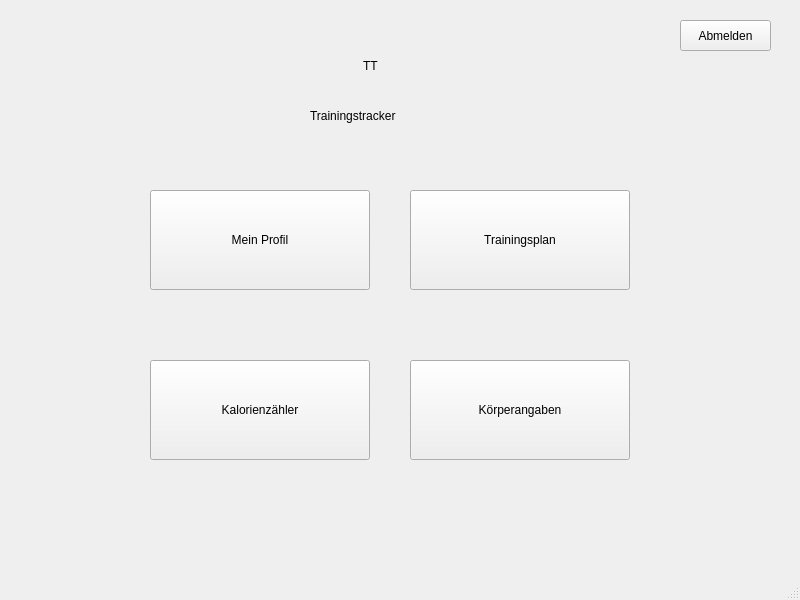
<?xml version="1.0" encoding="UTF-8"?>
<ui version="4.0">
 <class>Menu</class>
 <widget class="QMainWindow" name="Menu">
  <property name="geometry">
   <rect>
    <x>0</x>
    <y>0</y>
    <width>800</width>
    <height>600</height>
   </rect>
  </property>
  <property name="windowTitle">
   <string>MainWindow</string>
  </property>
  <property name="styleSheet">
   <string notr="true">*{
	color: white;
	font-family: &quot;Trebuchet MS&quot;;
	text-align: center;
}

#centralwidget{
	background-image: url(:/background_menu.jpg);
}

#Logo {
	background-color: #761811;
	border-radius: 12px;
	padding: 8px;
	font-weight: bold;
	font-size: 15pt;
}

#Titel{
	font-weight: bold;
	font-size: 15pt;
	background: transparent;
}

#pushButton_MyProfile{
	font-size: 15pt;
	font-weight: bold;
	border-radius: 12px;
	color: white;
	background-color: #761811;
}

#pushButton_Training{
	font-size: 15pt;
	font-weight: bold;
	border-radius: 12px;
	color: white;
	background-color: #761811;
}

#pushButton_Kalorien{
	font-size: 15pt;
	font-weight: bold;
	border-radius: 12px;
	color: white;
	background-color: #761811;
}

#pushButton_Abmelden{
	background-color: rgb(85,85,85);
	border: 2px solid rgb(56, 56, 56);
	border-radius: 5px;
	font-size: 6pt;
	color: rgb(228,228,228);
}

#pushButton_Body{
	font-size: 15pt;
	font-weight: bold;
	border-radius: 12px;
	color: white;
	background-color: #761811;
}

#pushButton_MyProfile:hover{
	background-color: rgb(89,89,89);
	border: 5px solid #761811;
}

#pushButton_Training:hover{
	background-color: rgb(89,89,89);
	border: 5px solid #761811;
}

#pushButton_Kalorien:hover{
	background-color: rgb(89,89,89);
	border: 5px solid #761811;
}

#pushButton_Body:hover{
	background-color: rgb(89,89,89);
	border: 5px solid #761811;
}


	</string>
  </property>
  <widget class="QWidget" name="centralwidget">
   <widget class="QLabel" name="Logo">
    <property name="geometry">
     <rect>
      <x>360</x>
      <y>40</y>
      <width>61</width>
      <height>51</height>
     </rect>
    </property>
    <property name="text">
     <string> TT</string>
    </property>
   </widget>
   <widget class="QLabel" name="Titel">
    <property name="geometry">
     <rect>
      <x>310</x>
      <y>100</y>
      <width>151</width>
      <height>31</height>
     </rect>
    </property>
    <property name="text">
     <string>Trainingstracker</string>
    </property>
   </widget>
   <widget class="QPushButton" name="pushButton_MyProfile">
    <property name="geometry">
     <rect>
      <x>150</x>
      <y>190</y>
      <width>220</width>
      <height>100</height>
     </rect>
    </property>
    <property name="text">
     <string>Mein Profil</string>
    </property>
   </widget>
   <widget class="QPushButton" name="pushButton_Training">
    <property name="geometry">
     <rect>
      <x>410</x>
      <y>190</y>
      <width>220</width>
      <height>100</height>
     </rect>
    </property>
    <property name="text">
     <string>Trainingsplan</string>
    </property>
   </widget>
   <widget class="QPushButton" name="pushButton_Kalorien">
    <property name="geometry">
     <rect>
      <x>150</x>
      <y>360</y>
      <width>220</width>
      <height>100</height>
     </rect>
    </property>
    <property name="text">
     <string>Kalorienzähler</string>
    </property>
   </widget>
   <widget class="QPushButton" name="pushButton_Body">
    <property name="geometry">
     <rect>
      <x>410</x>
      <y>360</y>
      <width>220</width>
      <height>100</height>
     </rect>
    </property>
    <property name="text">
     <string>Körperangaben</string>
    </property>
   </widget>
   <widget class="QPushButton" name="pushButton_Abmelden">
    <property name="geometry">
     <rect>
      <x>680</x>
      <y>20</y>
      <width>91</width>
      <height>31</height>
     </rect>
    </property>
    <property name="text">
     <string>Abmelden</string>
    </property>
   </widget>
  </widget>
  <widget class="QMenuBar" name="menubar">
   <property name="geometry">
    <rect>
     <x>0</x>
     <y>0</y>
     <width>800</width>
     <height>16</height>
    </rect>
   </property>
  </widget>
  <widget class="QStatusBar" name="statusbar"/>
 </widget>
 <resources/>
 <connections/>
</ui>
